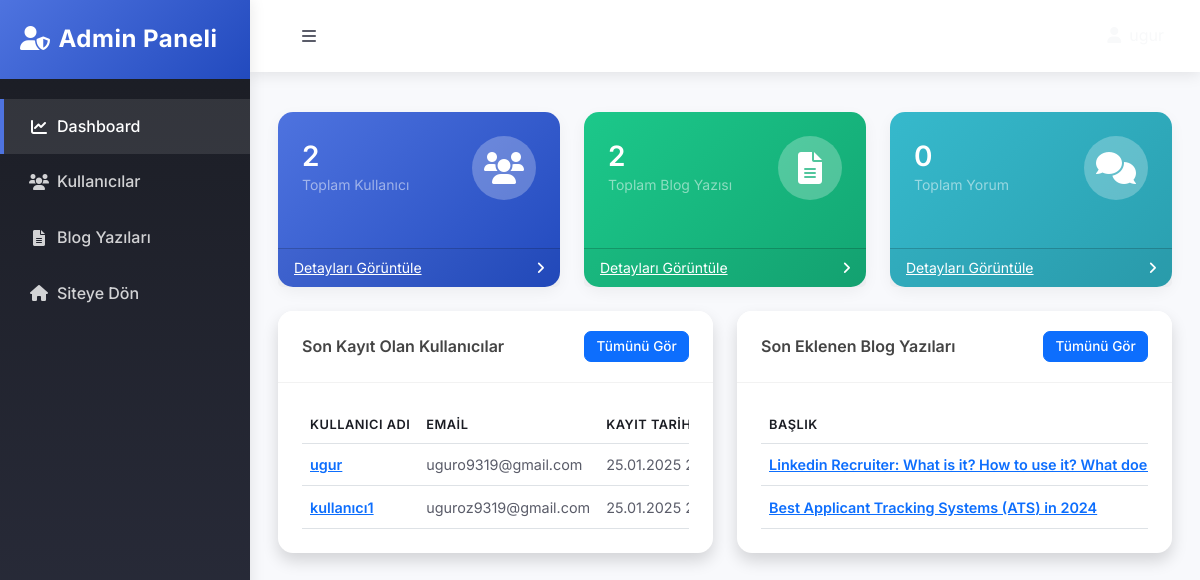
The page /admin (signed in) on the database its author committed.
### blog/models.py (models this page shows, shortened)
class User(db.Model, UserMixin):
    id = db.Column(db.Integer, primary_key=True)
    username = db.Column(db.String(20), unique=True, nullable=False)
    email = db.Column(db.String(120), unique=True, nullable=False)
    password = db.Column(db.String(60), nullable=False)
    is_admin = db.Column(db.Boolean, default=False)
    bio = db.Column(db.Text, nullable=True)
    location = db.Column(db.String(100), nullable=True)
    website = db.Column(db.String(100), nullable=True)
    twitter = db.Column(db.String(100), nullable=True)
    instagram = db.Column(db.String(100), nullable=True)
    github = db.Column(db.String(100), nullable=True)
    join_date = db.Column(db.DateTime, nullable=False, default=datetime.utcnow)
    posts = db.relationship('Post', backref='author', lazy=True)
    likes = db.relationship('PostLike', backref='user', lazy=True)
    comments = db.relationship('Comment', backref='author', lazy=True)

class Post(db.Model):
    id = db.Column(db.Integer, primary_key=True)
    title = db.Column(db.String(100), nullable=False)
    date_posted = db.Column(db.DateTime, nullable=False, default=datetime.utcnow)
    content = db.Column(db.Text, nullable=False)
    image_file = db.Column(db.String(20), nullable=False, default='default_post.jpg')
    views = db.Column(db.Integer, default=0)
    user_id = db.Column(db.Integer, db.ForeignKey('user.id'), nullable=False)
    comments = db.relationship('Comment', backref='post', lazy=True, cascade='all, delete-orphan')
    likes = db.relationship('PostLike', backref='post', lazy=True, cascade='all, delete-orphan')

### blog/admin.py (the view)
@admin.route("/admin")
@login_required
@admin_required
def admin_panel():
    users = User.query.all()
    total_users = len(users)
    total_posts = Post.query.count()
    total_comments = Comment.query.count()
    recent_posts = Post.query.order_by(Post.date_posted.desc()).limit(5).all()
    return render_template('admin/dashboard.html',
                         users=users,
                         total_users=total_users,
                         total_posts=total_posts,
                         total_comments=total_comments,
                         recent_posts=recent_posts)

### blog/admin.py (called while the page is built)
def admin_required(f):
    @wraps(f)
    def decorated_function(*args, **kwargs):
        if not current_user.is_authenticated or not current_user.is_admin:
            flash('Bu sayfaya erişim yetkiniz yok!', 'danger')
            return redirect(url_for('main.home'))
        return f(*args, **kwargs)
    return decorated_function

### blog/models.py (called while the page is built)
@login_manager.user_loader
def load_user(user_id):
    return User.query.get(int(user_id))

### blog/templates/admin/dashboard.html (shortened to what this page needs)
{% extends "admin/layout.html" %}
{% block content %}
<div class="row">
    <div class="col-xl-4 col-md-6 mb-4">
        <div class="card bg-primary text-white h-100">
            <div class="card-body">
                <div class="d-flex justify-content-between align-items-center">
                    <div>
                        <div class="h3 mb-0 font-weight-bold">{{ total_users }}</div>
                        <div class="text-white-50 small">Toplam Kullanıcı</div>
                    </div>
                    <div class="icon-circle bg-white bg-opacity-25">
                        <i class="fas fa-users fa-2x text-white"></i>
                    </div>
                </div>
            </div>
            <div class="card-footer d-flex align-items-center justify-content-between">
                <a class="small text-white stretched-link" href="{{ url_for('admin.user_list') }}">Detayları Görüntüle</a>
                <div class="small text-white"><i class="fas fa-angle-right"></i></div>
            </div>
        </div>
    </div>
    <div class="col-xl-4 col-md-6 mb-4">
        <div class="card bg-success text-white h-100">
            <div class="card-body">
                <div class="d-flex justify-content-between align-items-center">
                    <div>
                        <div class="h3 mb-0 font-weight-bold">{{ total_posts }}</div>
                        <div class="text-white-50 small">Toplam Blog Yazısı</div>
                    </div>
                    <div class="icon-circle bg-white bg-opacity-25">
                        <i class="fas fa-file-alt fa-2x text-white"></i>
                    </div>
                </div>
            </div>
            <div class="card-footer d-flex align-items-center justify-content-between">
                <a class="small text-white stretched-link" href="{{ url_for('admin.post_list') }}">Detayları Görüntüle</a>
                <div class="small text-white"><i class="fas fa-angle-right"></i></div>
            </div>
        </div>
    </div>
    <div class="col-xl-4 col-md-6 mb-4">
        <div class="card bg-info text-white h-100">
            <div class="card-body">
                <div class="d-flex justify-content-between align-items-center">
                    <div>
                        <div class="h3 mb-0 font-weight-bold">{{ total_comments }}</div>
                        <div class="text-white-50 small">Toplam Yorum</div>
                    </div>
                    <div class="icon-circle bg-white bg-opacity-25">
                        <i class="fas fa-comments fa-2x text-white"></i>
                    </div>
                </div>
            </div>
            <div class="card-footer d-flex align-items-center justify-content-between">
                <a class="small text-white stretched-link" href="#">Detayları Görüntüle</a>
                <div class="small text-white"><i class="fas fa-angle-right"></i></div>
            </div>
        </div>
    </div>
</div>
<div class="row">
    <div class="col-xl-6 col-lg-6">
        <div class="card shadow mb-4">
            <div class="card-header d-flex justify-content-between align-items-center">
                <h6 class="m-0 font-weight-bold">Son Kayıt Olan Kullanıcılar</h6>
                <a href="{{ url_for('admin.user_list') }}" class="btn btn-sm btn-primary">
                    Tümünü Gör
                </a>
            </div>
            <div class="card-body">
                <div class="table-responsive">
                    <table class="table table-hover">
                        <thead>
                            <tr>
                                <th>Kullanıcı Adı</th>
                                <th>Email</th>
                                <th>Kayıt Tarihi</th>
                            </tr>
                        </thead>
                        <tbody>
                            {% for user in users[-5:] %}
                            <tr>
                                <td>
                                    <a href="{{ url_for('users.profile', username=user.username) }}" class="text-primary font-weight-bold">
                                        {{ user.username }}
                                    </a>
                                </td>
                                <td>{{ user.email }}</td>
                                <td>{{ user.join_date.strftime('%d.%m.%Y %H:%M') }}</td>
                            </tr>
                            {% endfor %}
                        </tbody>
                    </table>
                </div>
            </div>
        </div>
    </div>
    <div class="col-xl-6 col-lg-6">
        <div class="card shadow mb-4">
            <div class="card-header d-flex justify-content-between align-items-center">
                <h6 class="m-0 font-weight-bold">Son Eklenen Blog Yazıları</h6>
                <a href="{{ url_for('admin.post_list') }}" class="btn btn-sm btn-primary">
                    Tümünü Gör
                </a>
            </div>
            <div class="card-body">
                <div class="table-responsive">
                    <table class="table table-hover">
                        <thead>
                            <tr>
                                <th>Başlık</th>
                            </tr>
                        </thead>
                        <tbody>
                            {% for post in recent_posts %}
                            <tr>
                                <td>
                                    <a href="{{ url_for('main.post', post_id=post.id) }}" class="text-primary font-weight-bold">
                                        {{ post.title }}
                                    </a>
                                </td>
                            </tr>
                            {% endfor %}
                        </tbody>
                    </table>
                </div>
            </div>
        </div>
    </div>
</div>
{% endblock content %}

### blog/static/css/main.css (style rules this page uses)
:root { --primary-color: #6366f1; --primary-hover: #4f46e5; --secondary-color: #ec4899; --text-color: #1f2937; --bg-color: #f9fafb; --card-bg: #ffffff; --border-color: #e5e7eb; --muted-text: #6b7280; --success-color: #10b981; --danger-color: #ef4444; --warning-color: #f59e0b; }
body { background: var(--bg-color); color: var(--text-color); margin-top: 5rem; font-family: 'Inter', sans-serif; line-height: 1.6; }
h1, h2, h3, h4, h5, h6 { color: #444444; }
.btn { padding: 0.8rem 1.5rem; border-radius: 0.75rem; font-weight: 600; transition: all 0.3s ease; }

### blog/static/css/admin.css (style rules this page uses)
:root { --primary-color: #4e73df; --secondary-color: #224abe; --success-color: #1cc88a; --info-color: #36b9cc; --warning-color: #f6c23e; --danger-color: #e74a3b; --dark-color: #1a1c23; --text-color: #5a5c69; --transition-speed: 0.3s; }
body { font-family: 'Inter', sans-serif; background-color: #f8f9fc; margin: 0; padding: 0; min-height: 100vh; }
.card { border: none; border-radius: 15px; box-shadow: 0 5px 15px rgba(0, 0, 0, 0.05); transition: all var(--transition-speed); margin-bottom: 1.5rem; }
.card-header { background: white; border-bottom: 1px solid rgba(0, 0, 0, 0.05); padding: 1.25rem 1.5rem; border-radius: 15px 15px 0 0 !important; }
.card-body { padding: 1.5rem; }
.bg-primary { background: linear-gradient(135deg, var(--primary-color), var(--secondary-color)) !important; }
.bg-success { background: linear-gradient(135deg, var(--success-color), #13a673) !important; }
.bg-info { background: linear-gradient(135deg, var(--info-color), #2a9faf) !important; }
.table { margin-bottom: 0; }
.table th { border-top: none; font-weight: 600; color: var(--dark-color); text-transform: uppercase; font-size: 0.8rem; letter-spacing: 0.5px; }
.table td { vertical-align: middle; color: var(--text-color); font-size: 0.9rem; }
.btn { font-weight: 500; padding: 0.5rem 1rem; border-radius: 7px; transition: all var(--transition-speed); }
.btn-sm { padding: 0.25rem 0.7rem; font-size: 0.85rem; }

### blog/templates/admin/dashboard.html (style rules this page uses)
.icon-circle { height: 4rem; width: 4rem; border-radius: 100%; display: flex; align-items: center; justify-content: center; }
.bg-opacity-25 { --bs-bg-opacity: 0.25; }
.card { transition: transform 0.2s ease-in-out; }
.table td, .table th { white-space: nowrap; }
.font-weight-bold { font-weight: 600; }

### rows shown on the page
User: username "ugur", email "uguro9319@gmail.com", join_date "25.01.2025…"
User: username "kullanıcı1", email "uguroz9319@gmail.com", join_date "25.01.2025…"
Post: title "Linkedin Recruiter: What is it? How to use it? What…"
Post: title "Best Applicant Tracking Systems (ATS) in 2024"

### other values the page prints
{{ total_users }} "2"
{{ total_posts }} "2"
{{ total_comments }} "0"
